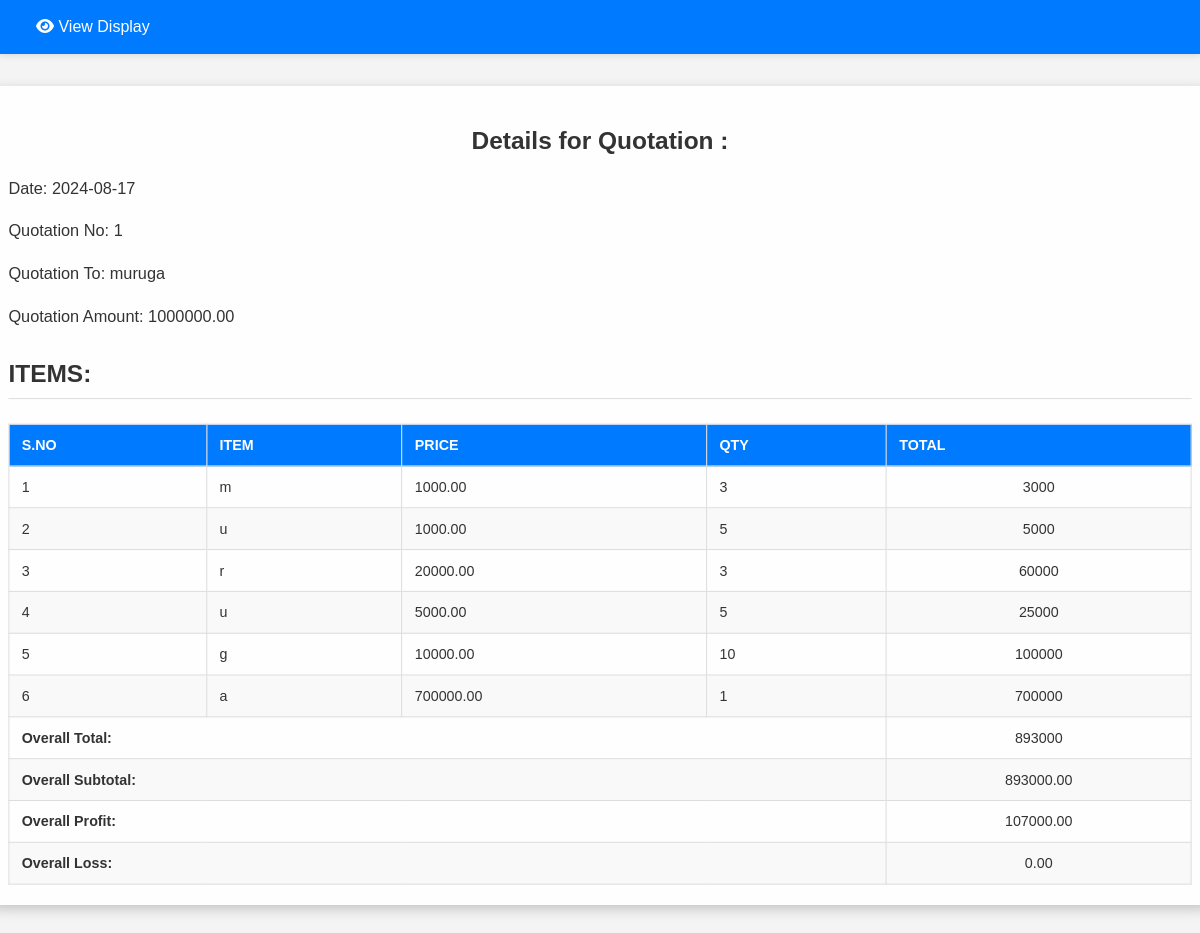
/view.php?id=72 (signed in), run on the app's committed database.
### tables this page shows
CREATE TABLE `admin2` (
  `id` int(11) NOT NULL,
  `quotation_id` int(11) NOT NULL,
  `s_no` int(11) NOT NULL,
  `item` varchar(255) NOT NULL,
  `price` decimal(10,2) NOT NULL,
  `qty` int(11) NOT NULL,
  `total` decimal(10,2) NOT NULL
);

### view.php (the view, shortened to what this page needs)
<!DOCTYPE html>
<html lang="en">
<head>
<link rel="stylesheet" href="https://cdnjs.cloudflare.com/ajax/libs/font-awesome/6.0.0-beta3/css/all.min.css">
<div class="navbar">
        <a href="display.php" class="dashboard"><i class="fas fa-eye"></i> View Display</a>
        </div>
</head>
<body>
    <div class="container">
        <?php
        include('db.php');
        if (isset($_GET['id'])) {
            $id = $_GET['id'];
            $sql = "SELECT * FROM Admin WHERE id = '$id'";
            $result = $con->query($sql);
            if ($result->num_rows > 0) {
                $row = $result->fetch_assoc();
                echo "<h2>Details for Quotation : ". "</h2>";
                echo "<p>Date: " . ($row['date']) . "</p>";
                echo "<p>Quotation No: " . ($row['quotation No']) . "</p>";
                echo "<p>Quotation To: " . ($row['quotation To']) . "</p>";
                echo "<p>Quotation Amount: " . ($row['quotation Amount']) . "</p>";
                $sql2 = "SELECT * FROM Admin2 WHERE quotation_id = '$id'";
                $result2 = $con->query($sql2);
                if ($result2->num_rows > 0) {
                    $overallTotal = 0;
                    echo "<h3>ITEMS:</h3>";
                    echo "<table>
                            <thead>
                                <tr>
                                    <th>S.No</th>
                                    <th>Item</th>
                                    <th>Price</th>
                                    <th>Qty</th>
                                    <th>Total</th>
                                </tr>
                            </thead>
                            <tbody>";
                    while ($row2 = $result2->fetch_assoc()) {
                        $total = $row2['price'] * $row2['qty'];
                        $overallTotal += $total;
                        echo "<tr>
                                <td>" . ($row2['s_no']) . "</td>
                                <td>" . ($row2['item']) . "</td>
                                <td>" . ($row2['price']) . "</td>
                                <td>" .($row2['qty']) . "</td>
                                <td>" . ($total) . "</td>
                            </tr>";
                    }
                    echo "</tbody>";
                    echo "<tfoot>
                            <tr>
                                <td colspan='4'><strong>Overall Total:</strong></td>
                                <td>" . ($overallTotal) . "</td>
                            </tr>
                            <tr>
                                <td colspan='4'><strong>Overall Subtotal:</strong></td>
                                <td>" . ($row['subtotal']) . "</td>
                            </tr>
                            <tr>
                                <td colspan='4'><strong>Overall Profit:</strong></td>
                                <td>" . ($row['profit']) . "</td>
                            </tr>
                            <tr>
                                <td colspan='4'><strong>Overall Loss:</strong></td>
                                <td>" . ($row['loss']) . "</td>
                            </tr>
                        </tfoot>
                    </table>";
                } else {
                    echo "<p>No items found.</p>";
                }
            } else {
                echo "No details found.";
            }
        } else {
            echo "No ID provided.";
        }
        ?>
    </div>
</body>
</html>

### view.php (style rules this page uses)
body { font-family: sans-serif; background: #f4f4f4; color: #333; margin: 0; padding: 0; }
.container { max-width: 1200px; margin: 40px auto; padding: 20px; background: rgba(255, 255, 255, 0.9); border-radius: 10px; box-shadow: 0 4px 12px rgba(0,0,0,0.2); transform: scale(1.02); }
h2 { text-align: center; }
h3 { color: #333; font-size: 1.5rem; margin-top: 30px; border-bottom: 1px solid #ddd; padding-bottom: 10px; }
p { font-size: 1rem; line-height: 1.6; }
table { width: 100%; border-collapse: collapse; margin-top: 20px; }
table thead { background: #007bff; color: #ffffff; }
table th, table td { padding: 12px; border: 1px solid #ddd; text-align: left; }
table th { text-transform: uppercase; font-size: 0.875rem; }
table tr:nth-child(even) { background-color: #f9f9f9; }
table td { font-size: 0.875rem; }
table td:last-child { text-align: center; }
.navbar { background-color: #007bff; padding: 10px 20px; display: flex; justify-content: space-between; align-items: center; box-shadow: 0 2px 6px rgba(0,0,0,0.1); }
.navbar a { color: white; text-decoration: none; padding: 8px 16px; border-radius: 4px; transition: background-color 0.3s; }

### data on the page
admin2: s_no "1", item "m", price "1000.00", qty "3", total "3000"
admin2: s_no "2", item "u", price "1000.00", qty "5", total "5000"
admin2: s_no "3", item "r", price "20000.00", qty "3", total "60000"
admin2: s_no "4", item "u", price "5000.00", qty "5", total "25000"
admin2: s_no "5", item "g", price "10000.00", qty "10", total "100000"
admin2: s_no "6", item "a", price "700000.00", qty "1", total "700000"

### other printed values
$row['date'] "2024-08-17"
$row['quotation No'] "1"
$row['quotation To'] "muruga"
$row['quotation Amount'] "1000000.00"
$overallTotal "893000"
$row['subtotal'] "893000.00"
$row['profit'] "107000.00"
$row['loss'] "0.00"
